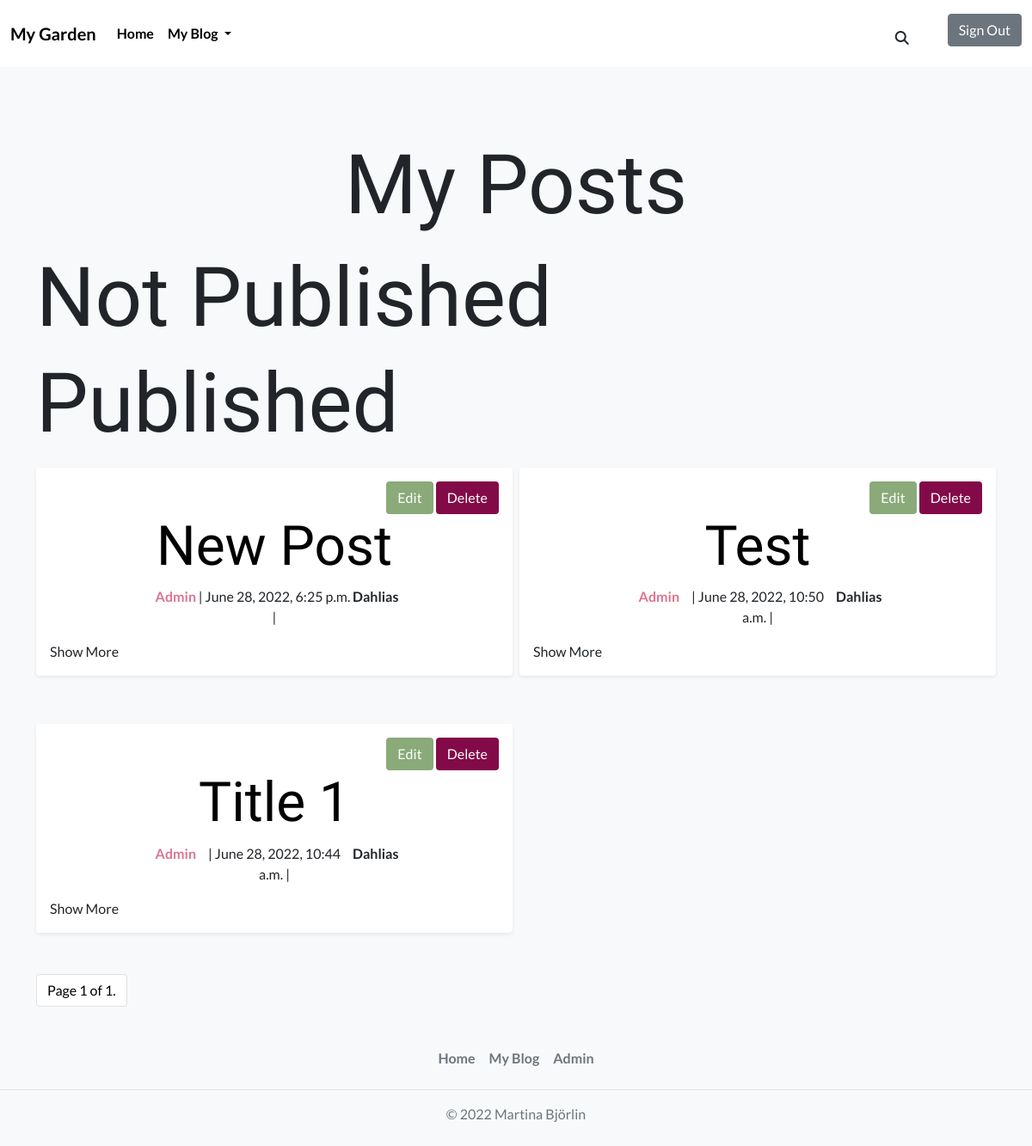
The page /myblog/posts/ (signed in) on the database as committed earlier.
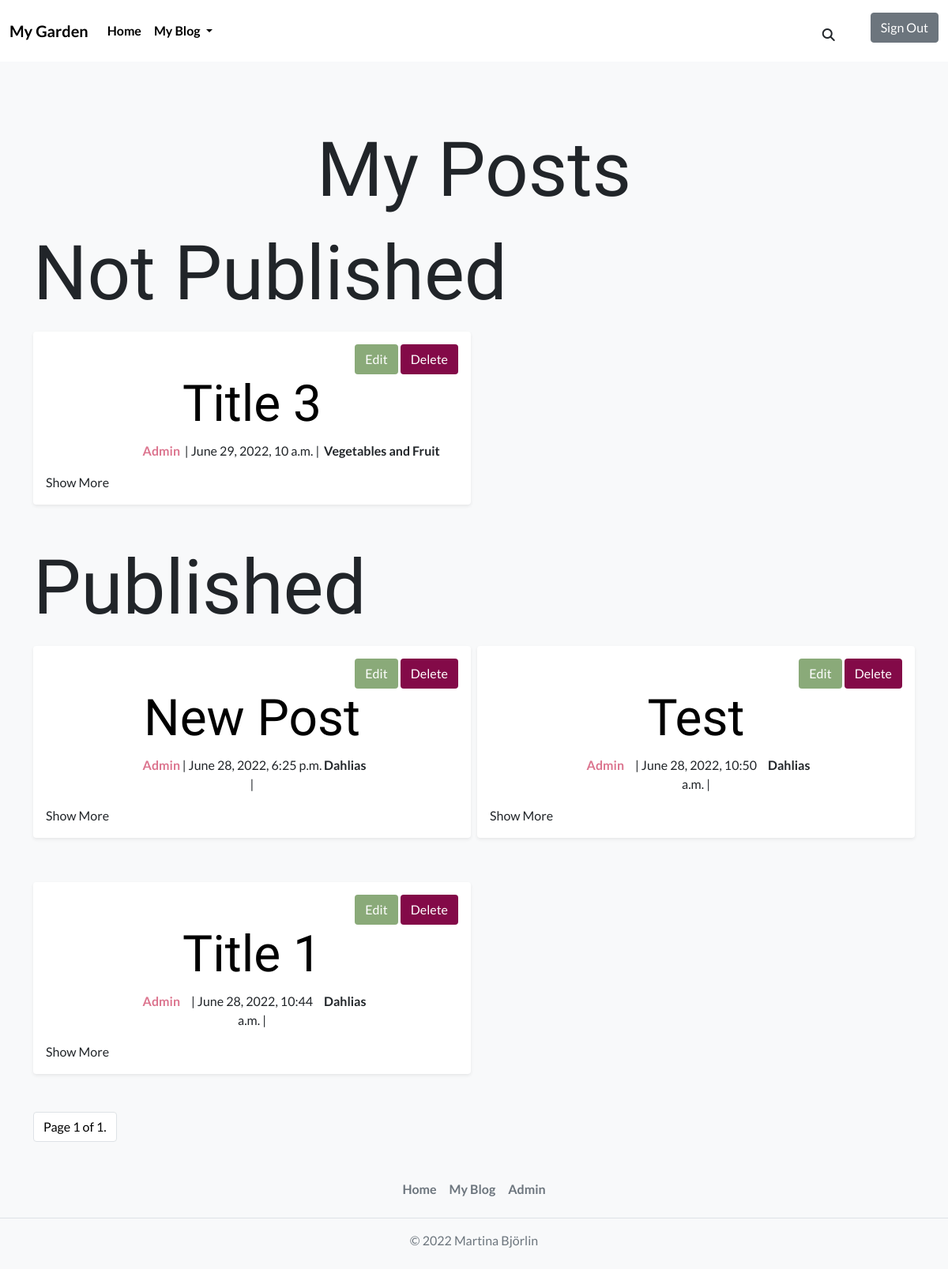
The same page on the database as committed later.
### blog_post/models.py (models this page shows, shortened)
class Post(models.Model):
    PUBLISH_STATUS = ((0, 'Draft'), (1, 'Publish'))
    title = models.CharField(max_length=100)
    slug = models.SlugField(max_length=200, unique=True)
    meta_description = models.CharField(max_length=150, blank=True)
    author = models.ForeignKey(
        User,
        on_delete=models.CASCADE,
        related_name='post_author',
        )
    category = models.ForeignKey(
        Category,
        on_delete=models.CASCADE,
        related_name='post_category',
        )
    created_on = models.DateTimeField(auto_now_add=True)
    updated_on = models.DateTimeField(auto_now=True)
    content = models.TextField()
    published = models.IntegerField(choices=PUBLISH_STATUS, default=0)
    publish_date = models.DateTimeField(blank=True, null=True)
    likes = models.ManyToManyField(
        Profile,
        related_name='post_likes',
        default=[0],
        blank=True
        )
    number_of_likes = models.BigIntegerField(default='0')
    liked = models.BooleanField(default=False)
    post_img = CloudinaryField(
        'post_image',
        default='default_image'
        )  # TODO: Add a default picture
    class Meta:
        ordering = ['-created_on']

class Category(models.Model):
    name = models.CharField(
        max_length=50,
        unique=True,
        blank=False,
        null=False,
        )
    slug = models.SlugField(
        max_length=200,
        unique=True,
        blank=False,
        null=False,
        )
    category_img = CloudinaryField(
        'category_image',
        default='default_image',
        )  #  TODO: Add a default picture
    class Meta:
        verbose_name_plural = "categories"
    def __str__(self):
        return f'{self.name}'

### blog/views.py (the view)
# urls.py: path('posts/', views.MyBlogPostList.as_view(), name='my_blog'),
class MyBlogPostList(ListView):
    model = Post
    template_name = 'my_blog.html'
    paginate_by = 6
    def get_context_data(self, *args, **kwargs):
        context = super(MyBlogPostList, self).get_context_data(**kwargs)
        context['category'] = Category.objects.all()
        return context
    def get_queryset(self):
        all_published_posts = Post.objects.order_by('-created_on')
        for post in all_published_posts:
            post.liked = False
            if post.likes.filter(id=self.request.user.id).exists():
                post.liked = True
        queryset = all_published_posts
        return queryset

### blog/templates/my_blog.html (shortened to what this page needs)
{% extends 'base.html' %}
{% block content %}
<h1 class="my-posts-header mb-3">My Posts</h1>
<div class="row g-2">
    <h1>Not Published</h1>
    {% for post in object_list %}
    {% if user.is_authenticated and user == post.author %}
        {% if post.published == 0%}
            {% include 'my_blog_post.html' %}
        {% endif %}
    {% endif %}
    {% endfor %}
</div>
<div class="row g-2">
    <h1>Published</h1>
    {% for post in object_list %}
    {% if user.is_authenticated and user == post.author %}
        {% if post.published == 1 %}
            {% include 'my_blog_post.html' %}
        {% endif %}
    {% endif %}
    {% endfor %}
</div>
{% include 'pagination.html' %}
{% endblock %}

### blog/templates/my_blog_post.html (shortened to what this page needs)
{% block content %}
    <div class="col-lg-6 col-md-6 col-sm-12">
        <article class="mx-auto shadow-sm p-3 mb-5 bg-body rounded">
            <div class="row">
                <span class="text-lg-end text-md-center text-sm-center">
                    {% if user.is_authenticated and user == post.author %}
                    <a href="{% url 'update_post' post.slug %}" class="btn btn-edit">Edit</a>
                    <a href="{% url 'delete_post' post.slug %}" class="btn btn-delete">Delete</a>
                    {% endif %}
                </span>
                <span class="text-center">
                    <a href="{% url 'blog_post' post.slug %}" class="blog-post-header">
                        <h1 class="display-3 text-capitalize blog-post-header">{{post.title}}</h1>
                    </a>
                </span>
            </div>
            <div class="row">
                <div class="col-lg-4 col-md-5 col-sm-5 g-0">
                    <p class="text-lg-end text-md-end text-sm-end fw-bold post-author">{{post.author}}</p>
                </div>
                <div class="col-lg-4 col-md-7 col-sm-7 g-0">
                    <p class="text-lg-center text-md-center">| {{post.created_on}} |</p>
                </div>
                <div class="col-lg-4 col-md-12 col-sm-12 g-0">
                    <p class="text-lg-start text-md-center text-sm-center text- fw-bold">{{post.category}}</p>
                </div>
            </div>
            <details class="post-details">
                <summary class="post-detail-summary">Show More</summary>
        </article>
    </div>
{% endblock %}

Rows that differ between the two databases and show on the page:
added Post: shows "Edit", title "Title 3", author "Admin", created_on "June 29, 2022, 10 a.m.", category "Vegetables and Fruit", shown under "Not Published"
